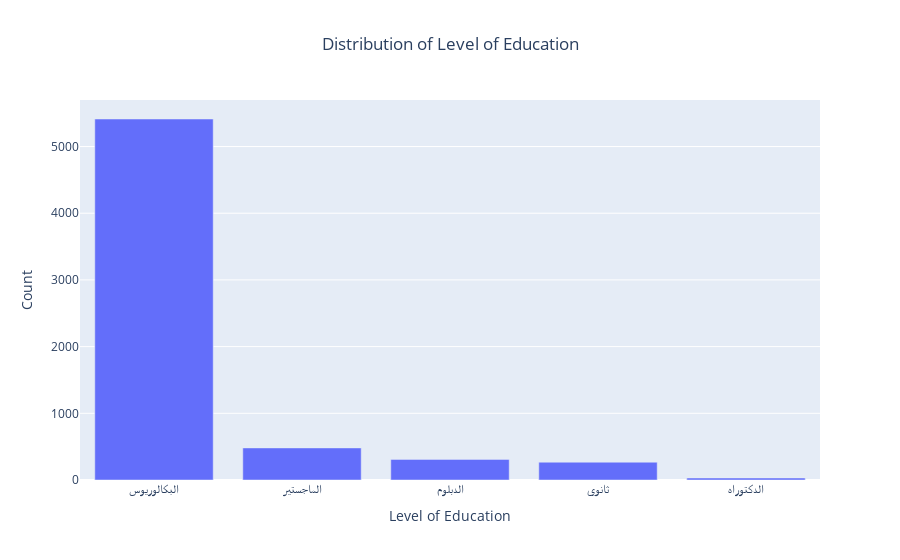

Source (notebook cell):
### Code cell
go.Figure(
    data=[
        go.Bar(
            x=df['Level of Education'].value_counts().index,  # Education levels
            y=df['Level of Education'].value_counts().values  # Count of each level
        )
    ]
).update_layout(
    title='Distribution of Level of Education',
    xaxis_title='Level of Education',
    yaxis_title='Count',
    title_x=0.5  # Center the title
).show()

### Figure 1 — Plotly figure (JSON) as saved in the notebook; plotly's stock layout.template omitted (floating-point values rounded to 4 significant figures)
{"data": [{"type": "bar", "x": ["البكالوريوس", "الماجستير", "الدبلوم", "ثانوي", "الدكتوراه"], "y": [5413, 481, 309, 267, 30]}], "layout": {"title": {"text": "Distribution of Level of Education", "x": 0.5}, "xaxis": {"title": {"text": "Level of Education"}}, "yaxis": {"title": {"text": "Count"}}}}
